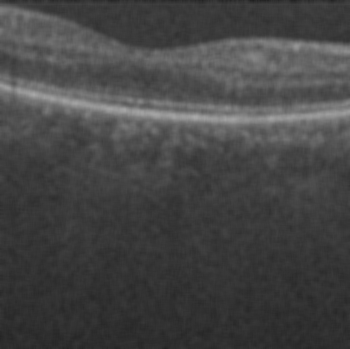
#> input picture retina2movingavg/172.bmp, 350 x 349 px, found by its file name
$ python roberts.py
#> lines starting #> are read from the running program, lines starting #| are printed output that depends on the picture
from PIL import Image
import numpy as np
from scipy.signal import convolve2d
from scipy import ndimage
import cv2

# Load the input image
img = Image.open("retina2/172.bmp")
#> img is the input picture: PIL image 350x349 L; min 32, max 169, mean 69

# Convert the image to grayscale
img_gray = img.convert("L")

# Convert the image to a numpy array
img_arr = np.array(img_gray)

# Define the Gaussian kernel
gaussian_kernel = (
    np.array(
        [
            [1, 4,  6,  4,  1],
            [4, 16, 24, 16, 4],
            [6, 24, 36, 24, 6],
            [4, 16, 24, 16, 4],
            [1, 4,  6,  4,  1]
        ]
    )
    / 256
)

# Apply the Gaussian kernel using convolve2d
img_smooth = convolve2d(img_arr, gaussian_kernel, mode="same")

# Define the Roberts cross operator kernels
roberts_cross_v = np.array([[1, 0],
                            [0, -1]])

roberts_cross_h = np.array([[0, 1],
                            [-1, 0]])

# Apply the Roberts cross operator using convolve
vertical = ndimage.convolve(img_smooth, roberts_cross_v)
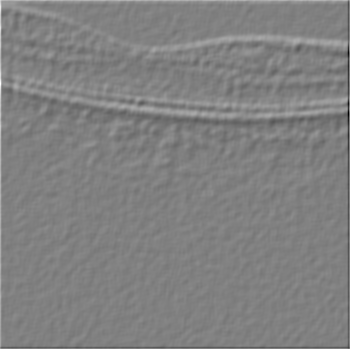
#> vertical: shape (349, 350) float64; min -41.66, max 40.75, mean 0; drawn with min black and max white
horizontal = ndimage.convolve(img_smooth, roberts_cross_h)
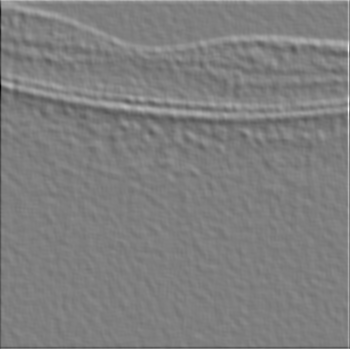
#> horizontal: shape (349, 350) float64; min -41, max 41.16, mean 0; drawn with min black and max white

# Compute the edge image using the squared magnitudes of horizontal and vertical
edged_img = np.sqrt(np.square(horizontal) + np.square(vertical))
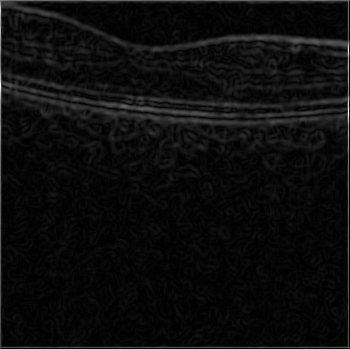
#> edged_img: shape (349, 350) float64; min 0, max 52.78, mean 2.7; drawn with min black and max white
# edged_img *= 255
edged_img = edged_img.astype('uint8')
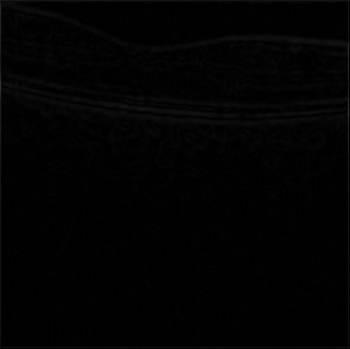
#> edged_img: shape (349, 350); min 0, max 52, mean 2.2

# # Convert the filtered image back to a PIL image
img_filtered_pil = Image.fromarray(edged_img.astype(np.uint8))

# # Save the filtered image
img_filtered_pil.save("MEOW.jpg")
img_smooth = img_smooth.astype(np.uint8)
cv2.imshow("Filtered Image", edged_img)
cv2.waitKey(0)
cv2.destroyAllWindows()

$ run again, with retina2movingavg/175.bmp copied over retina2movingavg/172.bmp
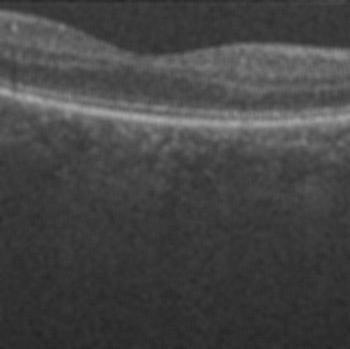
#> input picture retina2movingavg/175.bmp, 350 x 349 px, found by its file name
#> img is the input picture: PIL image 350x349 L; min 34, max 168, mean 69
#> `horizontal = ndimage.convolve(img_smooth, roberts_cross_h)`:
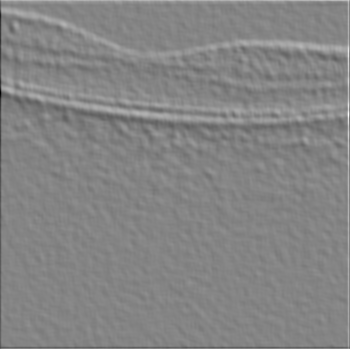
#> horizontal: shape (349, 350) float64; min -44.38, max 40.91, mean 0; drawn with min black and max white
#> `edged_img = np.sqrt(np.square(horizontal) + np.square(vertical))`:
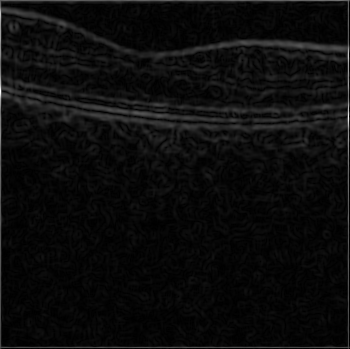
#> edged_img: shape (349, 350) float64; min 0, max 56.04, mean 2.7; drawn with min black and max white

$ run again, with retina2movingavg/176.bmp copied over retina2movingavg/172.bmp
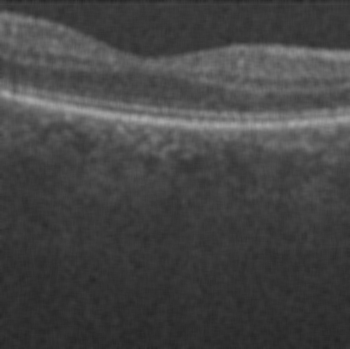
#> input picture retina2movingavg/176.bmp, 350 x 349 px, found by its file name
#> img is the input picture: PIL image 350x349 L; min 37, max 168, mean 69
#> `horizontal = ndimage.convolve(img_smooth, roberts_cross_h)`:
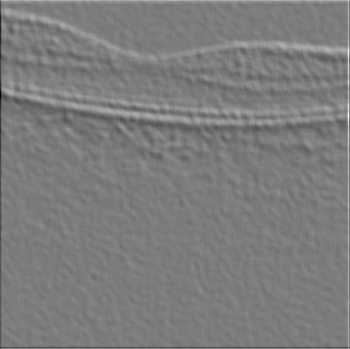
#> horizontal: shape (349, 350) float64; min -39.48, max 41.05, mean 0; drawn with min black and max white
#> `edged_img = np.sqrt(np.square(horizontal) + np.square(vertical))`:
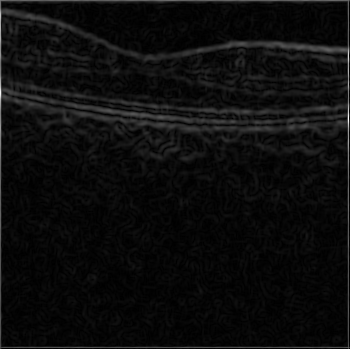
#> edged_img: shape (349, 350) float64; min 0, max 54.29, mean 2.7; drawn with min black and max white
